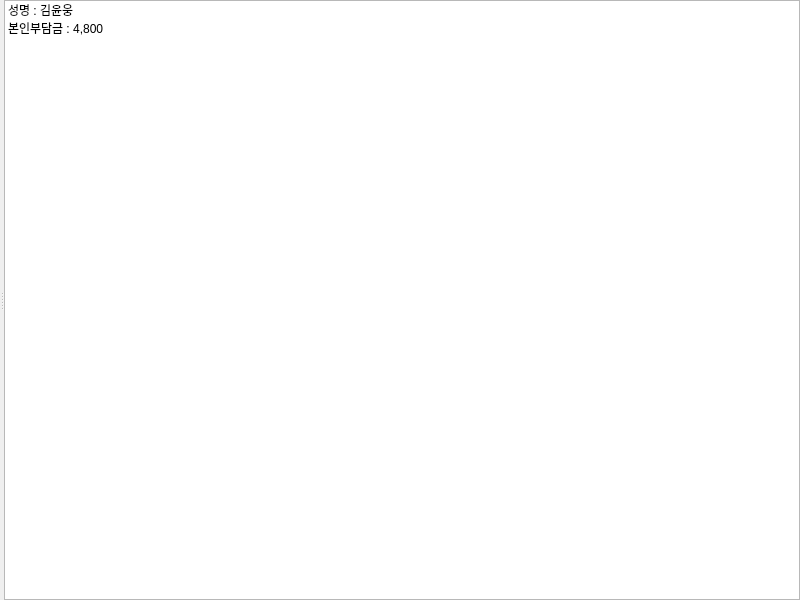
<?xml version="1.0" encoding="UTF-8"?>
<ui version="4.0">
 <class>MainWindow</class>
 <widget class="QMainWindow" name="MainWindow">
  <property name="geometry">
   <rect>
    <x>0</x>
    <y>0</y>
    <width>800</width>
    <height>600</height>
   </rect>
  </property>
  <property name="windowTitle">
   <string>Image View Widget</string>
  </property>
  <widget class="QWidget" name="centralwidget">
   <layout class="QGridLayout" name="gridLayout">
    <property name="leftMargin">
     <number>0</number>
    </property>
    <property name="topMargin">
     <number>0</number>
    </property>
    <property name="rightMargin">
     <number>0</number>
    </property>
    <property name="bottomMargin">
     <number>0</number>
    </property>
    <item row="0" column="0">
     <widget class="QSplitter" name="splitter">
      <property name="orientation">
       <enum>Qt::Horizontal</enum>
      </property>
      <widget class="QWidget" name="gridLayoutWidget">
       <layout class="QGridLayout" name="layoutImageView"/>
      </widget>
      <widget class="QListWidget" name="lw_result">
       <item>
        <property name="text">
         <string>성명 : 김윤웅</string>
        </property>
       </item>
       <item>
        <property name="text">
         <string>본인부담금 : 4,800</string>
        </property>
       </item>
      </widget>
     </widget>
    </item>
   </layout>
  </widget>
 </widget>
 <resources/>
 <connections/>
</ui>
